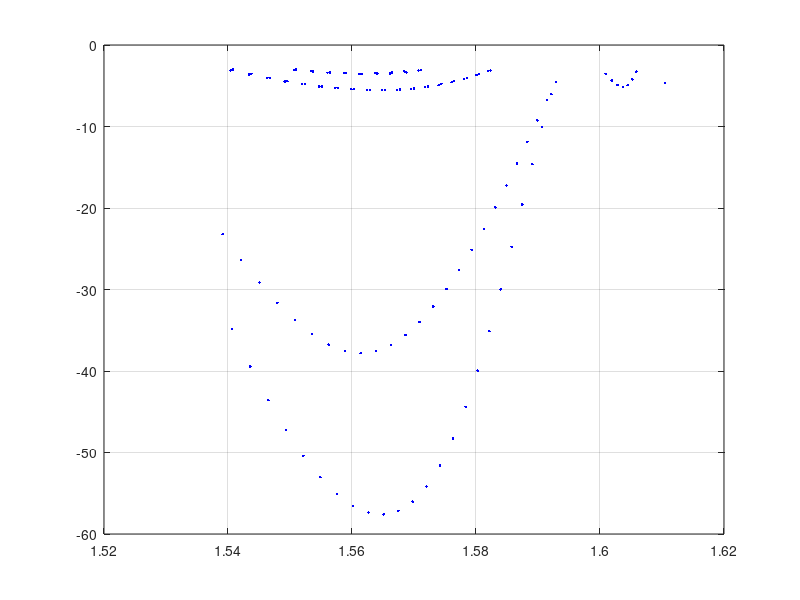
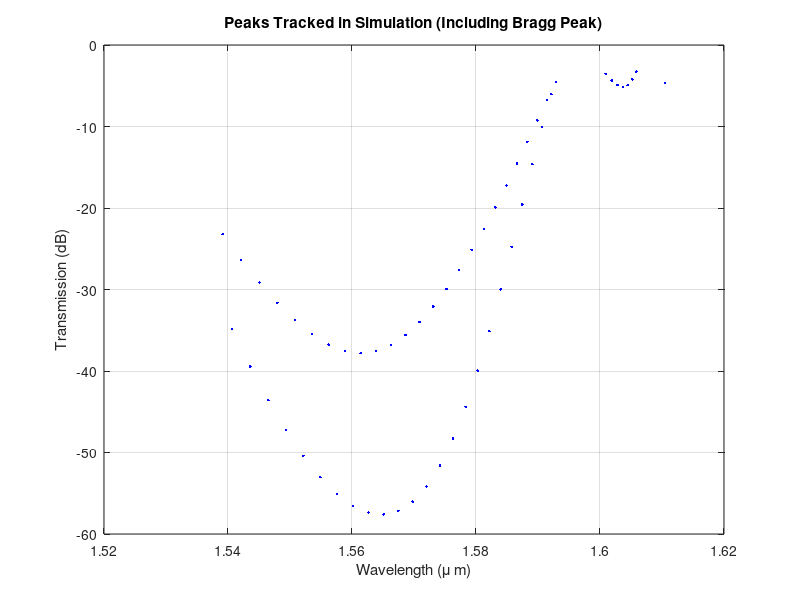

These charts were generated, in order, by the following MATLAB code: (Note: this script raises an error after producing the figures.)
close all;
clear;
clc;

wavelengthData = load('wavelengths2.mat');
troughData = load('troughs2.mat');

wavelengths = wavelengthData.wavelengths;
troughs = troughData.troughs;

wavelengthShifts = cell(1, (max(size(wavelengths)) - 1));
temperature = [0 5 10 15 20];

figure;
plot(wavelengths{1,1}, troughs{1,1}, 'b.');
grid on;

% clean up data then compute resonance shifts for each step in temperature
for i = 1:max(size(wavelengths))

    tempIndices = find(wavelengths{1,i} < 1.59);
    deleteIndices = find(troughs{1,i}(tempIndices) > -8.0);
    troughs{1,i}(deleteIndices) = [];
    wavelengths{1,i}(deleteIndices) = [];
        
    if i == 1
        
        figure;
        plot(wavelengths{1,i}, troughs{1,i}, 'b.');
        title('Peaks Tracked in Simulation (Including Bragg Peak)');
        xlabel('Wavelength (\mu m)');
        ylabel('Transmission (dB)');
        grid on;
        
    else
        wavelengthShifts{1,i-1} = vpa(abs(wavelengths{1,i} - wavelengths{1,1}));
        wavelengthShifts{1,i-1} = double(wavelengthShifts{1,i-1});
          
    end
      
end

%Reshape shift data to make slope computation simpler
wavelengthShiftsReshape = zeros(length(wavelengthShifts{1,1}), max(size(wavelengthShifts)));
slopes = zeros(1, length(wavelengthShifts{1,1}));
slopeDistance = zeros(1, length(wavelengthShifts{1,1}));

for i = 1:length(wavelengthShifts{1,1})

    for j = 1:max(size(wavelengthShifts))
        
        wavelengthShiftsReshape(i,j) = wavelengthShifts{1,j}(i);
        
    end

end

% obtain slopes of shift vs temperature for all tracked modes. Plot slope
% vs distance from Bragg wavelength
temperature(1) = [];
for i = 1:length(slopes)
    
    coeffs = polyfit(temperature, wavelengthShiftsReshape(i,:), 1);
    slopes(i) = coeffs(1);
    slopeDistance(i) = (wavelengths{1,1}(end) - wavelengths{1,1}(i));
    
    if i == 1
        
        linFunc = @(x) slopes(i)*x + coeffs(2);
    
        figure;
        plot(temperature, wavelengthShiftsReshape(i,:), 'r.');
        hold on;
        fplot(linFunc);
        title('Resonance Shift Vs Temperature for \lambda = ' + string(wavelengths{1,1}(i)) + ' \mu m (Degrees C Above Room Temp)');
        xlabel('Temperature - Degrees Above Room Temp (C^\circ)');
        ylabel('Wavelength Shift (\mu m)');
        xlim([0 20])
        grid on;
    
    end
    
end

slopes = flip(slopes);
slopeDistance = flip(slopeDistance);

linFitResults = polyfit(slopeDistance, slopes, 1);
fittedFunc = @(x) linFitResults(1)*x + linFitResults(2);

figure;
plot(slopeDistance, slopes, 'r.');
hold on;
fplot(fittedFunc);
hold off;
title('Slopes of Linear Fits of Resonance Shifts Vs Temperature (\Delta\lambda / \DeltaT) (Unfinished)');
xlabel('Wavelength Distance from Bragg (\mum)');
ylabel('\Delta\lambda / \DeltaT (\mum / Degree)');
grid on;
xlim([slopeDistance(1), slopeDistance(end)]);
ylim([0.75e-6, 1.90e-6]);


